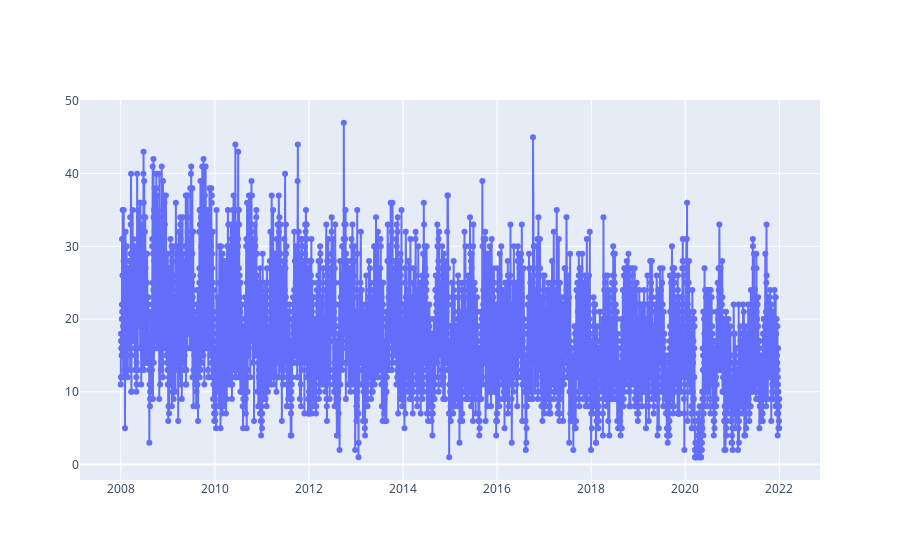

The notebook cell saved with this chart:
### Markdown cell above
## Evolution du nombre journalier d'accidents de la route (vélo et autres) à Paris

### Code cell
plot_timeseries(group_accidents_paris.date[365*3:] , group_accidents_paris.Num_Acc[365*3:] )

### Figure 1 — Plotly figure (JSON) as saved in the notebook; plotly's stock layout.template omitted (floating-point values rounded to 4 significant figures; data arrays with more than 128 entries replaced by an {"elided": "..."} marker saying what was removed)
{"data": [{"mode": "lines+markers", "type": "scatter", "x": {"elided": "5108 str values"}, "y": {"elided": "5108 int values"}}], "layout": {}}
